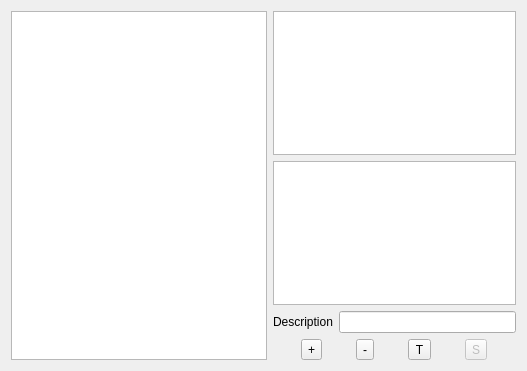
<?xml version="1.0" encoding="UTF-8"?>
<ui version="4.0">
 <class>RemoteMonitorEditorForm</class>
 <widget class="QWidget" name="RemoteMonitorEditorForm">
  <property name="geometry">
   <rect>
    <x>0</x>
    <y>0</y>
    <width>527</width>
    <height>371</height>
   </rect>
  </property>
  <property name="windowTitle">
   <string>Form</string>
  </property>
  <layout class="QHBoxLayout" name="horizontalLayout_3">
   <item>
    <widget class="QTableView" name="monitorTable">
     <property name="sizePolicy">
      <sizepolicy hsizetype="Fixed" vsizetype="Expanding">
       <horstretch>0</horstretch>
       <verstretch>0</verstretch>
      </sizepolicy>
     </property>
    </widget>
   </item>
   <item>
    <layout class="QVBoxLayout" name="verticalLayout">
     <item>
      <widget class="QTableView" name="commandTable">
       <property name="selectionMode">
        <enum>QAbstractItemView::MultiSelection</enum>
       </property>
       <attribute name="horizontalHeaderVisible">
        <bool>false</bool>
       </attribute>
       <attribute name="verticalHeaderVisible">
        <bool>false</bool>
       </attribute>
      </widget>
     </item>
     <item>
      <widget class="QTableView" name="displayTable">
       <property name="selectionMode">
        <enum>QAbstractItemView::MultiSelection</enum>
       </property>
       <attribute name="horizontalHeaderVisible">
        <bool>false</bool>
       </attribute>
       <attribute name="verticalHeaderVisible">
        <bool>false</bool>
       </attribute>
      </widget>
     </item>
     <item>
      <layout class="QHBoxLayout" name="horizontalLayout_2">
       <item>
        <widget class="QLabel" name="label">
         <property name="text">
          <string>Description</string>
         </property>
        </widget>
       </item>
       <item>
        <widget class="QLineEdit" name="descriptionEdit"/>
       </item>
      </layout>
     </item>
     <item>
      <layout class="QHBoxLayout" name="horizontalLayout">
       <item>
        <widget class="QToolButton" name="addMonitorButton">
         <property name="toolTip">
          <string>Add new monitor</string>
         </property>
         <property name="text">
          <string>+</string>
         </property>
         <property name="icon">
          <iconset resource="../../resources.qrc">
           <normaloff>:/icons/images/add-icon.png</normaloff>:/icons/images/add-icon.png</iconset>
         </property>
         <property name="iconSize">
          <size>
           <width>22</width>
           <height>22</height>
          </size>
         </property>
        </widget>
       </item>
       <item>
        <widget class="QToolButton" name="removeMonitorButton">
         <property name="enabled">
          <bool>true</bool>
         </property>
         <property name="toolTip">
          <string>Delete selected monitor</string>
         </property>
         <property name="text">
          <string>-</string>
         </property>
         <property name="icon">
          <iconset resource="../../resources.qrc">
           <normaloff>:/icons/images/remove-icon.png</normaloff>:/icons/images/remove-icon.png</iconset>
         </property>
         <property name="iconSize">
          <size>
           <width>22</width>
           <height>22</height>
          </size>
         </property>
        </widget>
       </item>
       <item>
        <widget class="QToolButton" name="testMonitorButton">
         <property name="enabled">
          <bool>true</bool>
         </property>
         <property name="toolTip">
          <string>Launch monitor</string>
         </property>
         <property name="text">
          <string>T</string>
         </property>
         <property name="icon">
          <iconset resource="../../resources.qrc">
           <normaloff>:/icons/images/launch.png</normaloff>:/icons/images/launch.png</iconset>
         </property>
         <property name="iconSize">
          <size>
           <width>22</width>
           <height>22</height>
          </size>
         </property>
        </widget>
       </item>
       <item>
        <widget class="QToolButton" name="saveMonitorButton">
         <property name="enabled">
          <bool>false</bool>
         </property>
         <property name="toolTip">
          <string>Save changes</string>
         </property>
         <property name="text">
          <string>S</string>
         </property>
         <property name="icon">
          <iconset resource="../../resources.qrc">
           <normaloff>:/icons/images/save-icon.png</normaloff>:/icons/images/save-icon.png</iconset>
         </property>
         <property name="iconSize">
          <size>
           <width>22</width>
           <height>22</height>
          </size>
         </property>
        </widget>
       </item>
      </layout>
     </item>
    </layout>
   </item>
  </layout>
 </widget>
 <resources>
  <include location="../../resources.qrc"/>
 </resources>
 <connections/>
</ui>
